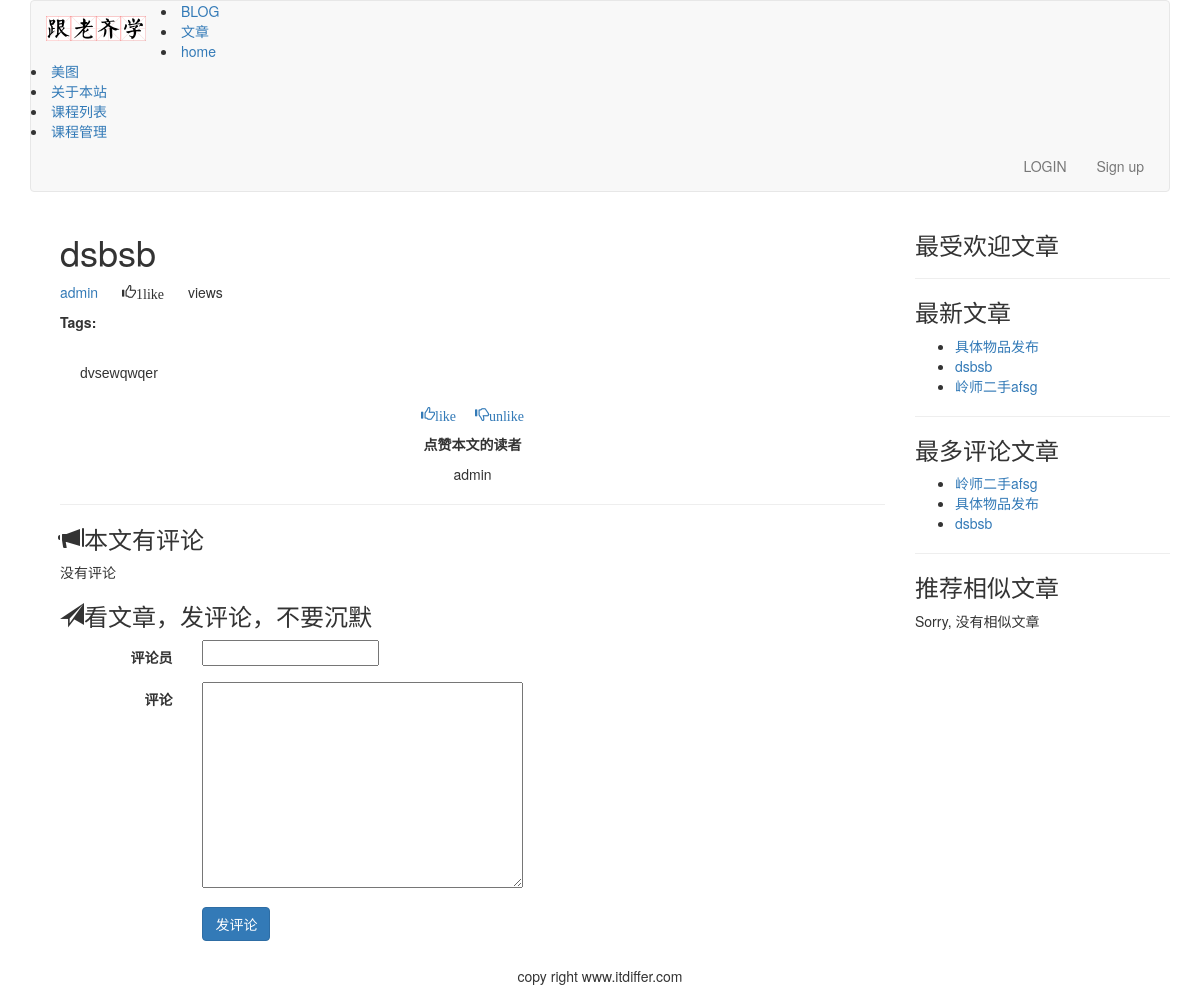
/article/article-detail/4/dsbsb/, run on an earlier commit of the app's database.
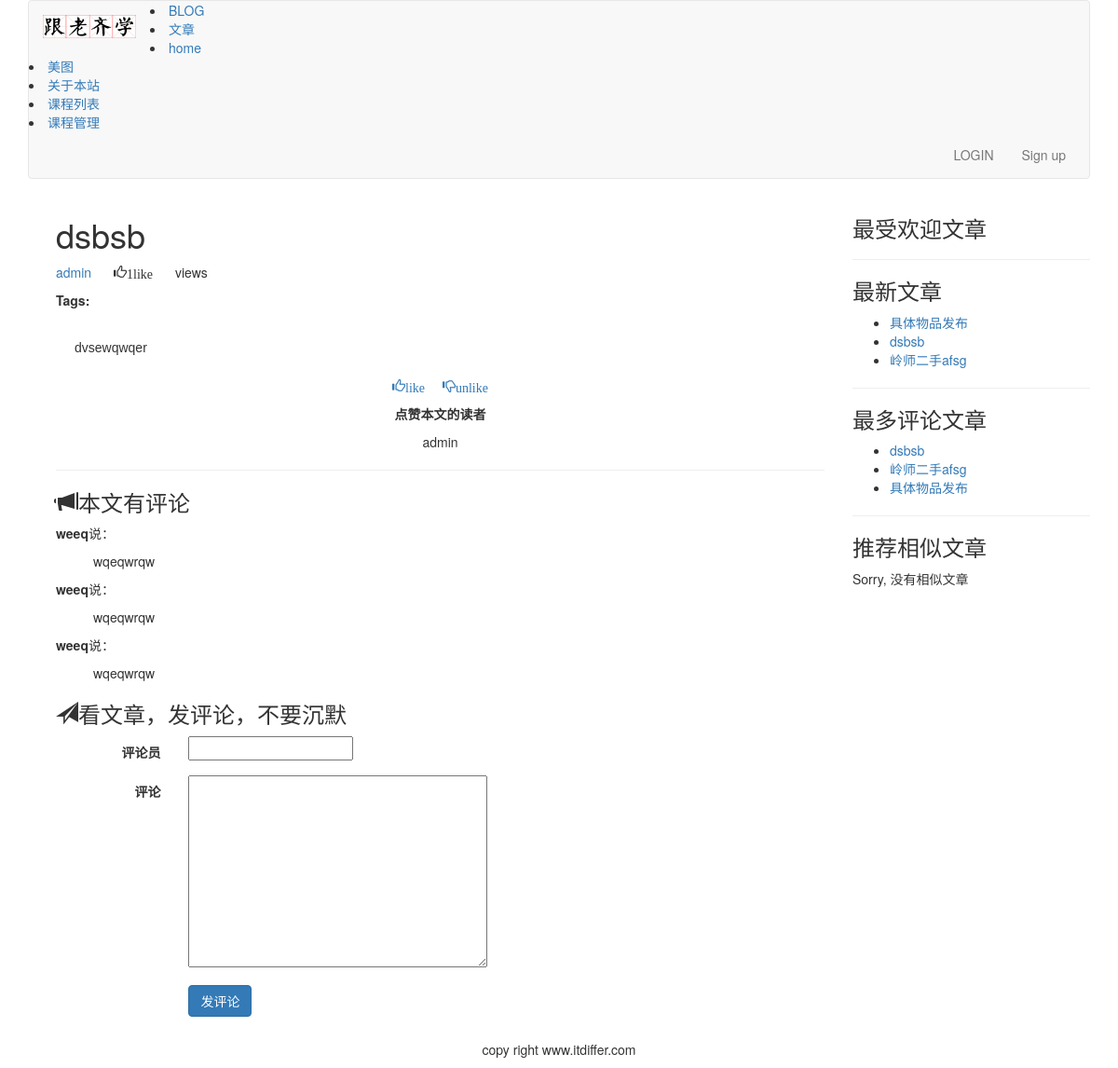
And on a later commit of the database.
### article/models.py (models this page shows, shortened)
class ArticlePost(models.Model):
    author = models.ForeignKey(User,on_delete=models.CASCADE, related_name="article")
    title = models.CharField(max_length=200)
    slug = models.SlugField(max_length=500)
    column = models.ForeignKey(ArticleColumn, on_delete=models.CASCADE,related_name="article_column")
    body = models.TextField()
    created = models.DateTimeField(default=timezone.now)
    updated = models.DateTimeField(auto_now=True)
    users_like = models.ManyToManyField(User, related_name="articles_like", blank=True)
    article_tag = models.ManyToManyField(ArticleTag, related_name='article_tag', blank=True)
    class Meta:
        ordering = ("-updated",)
        index_together = (('id', 'slug'),)
    def get_url_path(self):
        return reverse("article:article_content", args=[self.id, self.slug])

class Comment(models.Model):
    article = models.ForeignKey(ArticlePost, related_name="comments",on_delete=models.CASCADE)
    commentator = models.CharField(max_length=90)
    body = models.TextField()
    created = models.DateTimeField(auto_now_add=True)
    class Meta:
        ordering = ('-created',)

### article/list_views.py (the view)
# urls.py: path('article-detail/<int:id>/<slug:slug>/', list_views.article_detail, name='article_detail'),
def article_detail(request, id, slug):
    article = get_object_or_404(ArticlePost, id=id, slug=slug)
    total_views = r.incr("article:{}:views".format(article.id))
    r.zincrby('article_ranking', article.id, 1)
    article_ranking = r.zrange('article_ranking', 0, -1, desc=True)[:10]
    article_ranking_ids = [int(id) for id in article_ranking]
    most_viewed = list(ArticlePost.objects.filter(id__in=article_ranking_ids))
    print(most_viewed)
    most_viewed.sort(key=lambda x: article_ranking_ids.index(x.id))
    print(most_viewed)
    if request.method == "POST":
        comment_form = CommentForm(data=request.POST)
        if comment_form.is_valid():
            new_comment = comment_form.save(commit=False)
            new_comment.article = article
            new_comment.save()
    else:
        comment_form = CommentForm()
    article_tags_ids = article.article_tag.values_list("id", flat=True)
    similar_articles = ArticlePost.objects.filter(article_tag__in=article_tags_ids).exclude(id=article.id)
    similar_articles = similar_articles.annotate(same_tags=Count("article_tag")).order_by('-same_tags', '-created')[:4]
    return render(request, "article/list/article_detail.html", {"article":article, "total_views":total_views, "most_viewed": most_viewed, "comment_form":comment_form, "similar_articles":similar_articles})

### article/forms.py
class CommentForm(forms.ModelForm):
    class Meta:
        model = Comment
        fields = ("commentator", "body",)

### article/templatetags/article_tags.py (called while the page is built)
@register.inclusion_tag('article/list/latest_articles.html')
def latest_articles(n=5):
    latest_articles = ArticlePost.objects.order_by("-created")[:n]
    return {"latest_articles": latest_articles}

@register.simple_tag
def most_commented_articles(n=3):
    return ArticlePost.objects.annotate(total_comments=Count('comments')).order_by("-total_comments")[:n]

@register.filter(name='markdown')
def markdown_filter(text):
    return mark_safe(markdown.markdown(text))

### templates/article/list/article_detail.html (shortened to what this page needs)
{% extends "base.html" %}
{% load article_tags %}
{% load static %}
{% block content %}
{% with total_likes=article.users_like.count users_like=article.users_like.all %}
<div class="container">
<div class="col-md-9">
    <header>
        <h1>{{ article.title }}</h1>
        <p>
            <a href="{% url 'article:author_articles' article.author.username %}">
                {{ article.author.username }}
            </a>
            <span style="margin-left:20px" class="glyphicon glyphicon-thumbs-up">{{ total_likes }}like{{ total_likes | pluralize }}</span>
            <span style="margin-left: 20px">{{ total_views }}view{{ total_views | pluralize }}</span>
        </p>
        <p> <span style="margin-right: 10px"><strong>Tags:</strong></span> {{ article.article_tag.all | join:", "}}</p>
    </header>
    <link rel="stylesheet" href="{% static 'editor/css/editormd.preview.css' %}" />
    <div id='editormd-view'>
{{ article.body | markdown }}
    </div>
     <div>
        <p class="text-center">
            <a onclick="like_article({{article.id}}, 'like')" href="#"><span class="glyphicon glyphicon-thumbs-up">like</span></a>
            <a onclick="like_article({{article.id}}, 'unlike')" href="#"><span style="margin-left: 15px;" class="glyphicon glyphicon-thumbs-down">unlike</span></a>
        </p>
    </div>
    <div>
        <p class="text-center"><strong>点赞本文的读者</strong></p>
        {% for user in article.users_like.all %}
        <p class="text-center">{{ user.username }}</p>
        {% empty %}
        <p class="text-center">还没有人对此文章表态</p>
        {% endfor %}
    </div>
    <hr>
    <div>
        <h3><span class="glyphicon glyphicon-bullhorn"></span>本文有{{ comments.count }}评论</h3>
        {% for comment in article.comments.all %}
        <div>
            <p><strong>{{ comment.commentator }}</strong>说：</p>
            <p style="margin-left:40px;">{{ comment.body }}</p>
        </div>
        {% empty %}
        <p>没有评论</p>
        {% endfor %}
        <h3><span class="glyphicon glyphicon-send"></span>看文章，发评论，不要沉默</h3>
        <form action="." method="post" class="form-horizontal" role="form">{% csrf_token %}
            <div class="form-group">
                <label for="inputEmail3" class="col-sm-2 control-label">评论员</label>
                <div class="col-sm-10">
                    {{ comment_form.commentator}}
                </div>
            </div>
            <div class="form-group">
                <label for="inputEmail3" class="col-sm-2 control-label">评论</label>
                <div class="col-sm-10">
                    {{ comment_form.body }}
                </div>
            </div>
            <div class="form-group">
                <div class="col-sm-offset-2 col-sm-10">
                    <p><input type="submit" name="" value="发评论" class="btn btn-primary"></p>
                </div>
            </div>
        </form>
    </div>
</div>
<div class="col-md-3">
    <p class="text-center"><h3>最受欢迎文章</h3></p>
    <hr>
    <p class="text-center"><h3>最新文章</h3></p>
    <div>{% latest_articles  %}</div>
    <hr>
    <p class="text-center"><h3>最多评论文章</h3></p>
    {% most_commented_articles as most_comments %}
    <div><ul>
        {% for comment_article in most_comments %}
        <li>
            <a href="{{comment_article.get_url_path}}">{{ comment_article.title }}</a>
        </li>
        {% endfor %}
    </ul></div>
    <hr>
    <p class="text-center"><h3>推荐相似文章</h3></p>
    <div>
        {% for similar in similar_articles %}
        <p><a href="{{ similar.get_url_path }}">{{ similar.title }}</a></p>
        {% empty %}
        <p>Sorry, 没有相似文章</p>
        {% endfor %}
    </div>
</div>
</div>
{% endwith %}
{% endblock %}

### templates/article/list/latest_articles.html
<ul>
    {% for article in latest_articles %}
    <li>
    	<a href="{{ article.get_url_path }}">{{ article.title }}</a>
    </li>
    {% endfor %}
</ul>

What changed in the data, as far as the page shows it:
shown differently, row unchanged: ArticlePost "dsbsb": moves up the list
added Comment: commentator "weeq", body "wqeqwrqw"
added Comment: commentator "weeq", body "wqeqwrqw"
added Comment: commentator "weeq", body "wqeqwrqw"
Also different on the page:
text no longer shown: "没有评论"
